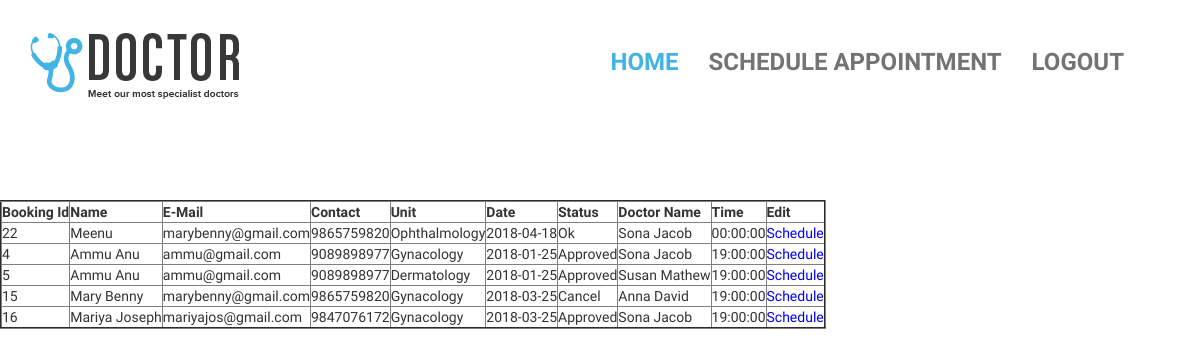
Page /staff/schedule.php on the committed database.
### tables this page shows
CREATE TABLE `booking` (
  `bid` int(11) NOT NULL auto_increment,
  `name` varchar(40) NOT NULL,
  `email` varchar(50) NOT NULL,
  `contact` varchar(10) NOT NULL,
  `unit` varchar(20) NOT NULL,
  `date` date NOT NULL,
  `status` varchar(20) NOT NULL,
  `doctorname` varchar(50) NOT NULL,
  `time` time NOT NULL,
  PRIMARY KEY  (`bid`)
);

### shares/db/mydatabase.inc (called while the page is built, shortened)
<?php
	function getDatas($sql){
		$dt = mysql_query($sql);
		$table = array();
		$rno = mysql_num_rows($dt);
		$cno = mysql_num_fields($dt);
		for($i=0;$i<$rno;$i++){
			$row = mysql_fetch_array($dt);
			for($j=0;$j<$cno;$j++){
				$table[$i][$j] = $row[$j];
			}
		}
		return $table;
	}
?>

### staff/schedule.php (the view, shortened to what this page needs)
<?php
include("top.php");
include_once("../shares/db/mydatabase.inc");?>
<div id="site_content" style="position:relative;top:200px;>
<form method="post" action="">
	<table class="datagrid" border="2">
	<tr>
	<th>Booking Id</th>
		<th>Name</th>
		<th>E-Mail</th>
		<th>Contact</th>
		<th>Unit</th>
		<th>Date</th>
		<th>Status</th>
		<th>Doctor Name</th>
		<th>Time</th>
		<th colspan="3">Edit</th>
	</tr>
	<?php
		$sql = "select * from booking";
		$tbl = getDatas($sql);
		for($i=0;$i<count($tbl);$i++){
			$cl = ($i%2==0)?"eve":"odd";
			echo "<tr class='$cl'>";
			for($j=0;$j<count($tbl[$i]);$j++){
				echo "<td>".$tbl[$i][$j]."</td>";
			}
?>
<td><a href="schedule2.php?id=<?php echo$tbl[$i][0];?> & unit=<?php echo$tbl[$i][4];?> "><font color="blue">Schedule</font></a></td>
<?php
			echo "</tr>";
		}
	?>
	</table>
</div>

### temp/css/style.css (style rules this page uses)
body { margin: 0; padding: 0; font-family: 'BenchNine', sans-serif; }
a:hover, a:visited, a { text-decoration: none; }
html, body, .carousel, .carousel-inner, .carousel-inner .item { height: 100%; }

### rows in the picture
booking: bid "22", name "Meenu", email "marybenny@gmail.com", contact "9865759820", unit "Ophthalmology", date "2018-04-18", status "Ok", doctorname "Sona Jacob", time "00:00:00"
booking: bid "4", name "Ammu Anu", email "ammu@gmail.com", contact "9089898977", unit "Gynacology", date "2018-01-25", status "Approved", doctorname "Sona Jacob", time "19:00:00"
booking: bid "5", name "Ammu Anu", email "ammu@gmail.com", contact "9089898977", unit "Dermatology", date "2018-01-25", status "Approved", doctorname "Susan Mathew", time "19:00:00"
booking: bid "15", name "Mary Benny", email "marybenny@gmail.com", contact "9865759820", unit "Gynacology", date "2018-03-25", status "Cancel", doctorname "Anna David", time "19:00:00"
booking: bid "16", name "Mariya Joseph", email "mariyajos@gmail.com", contact "9847076172", unit "Gynacology", date "2018-03-25", status "Approved", doctorname "Sona Jacob", time "19:00:00"
